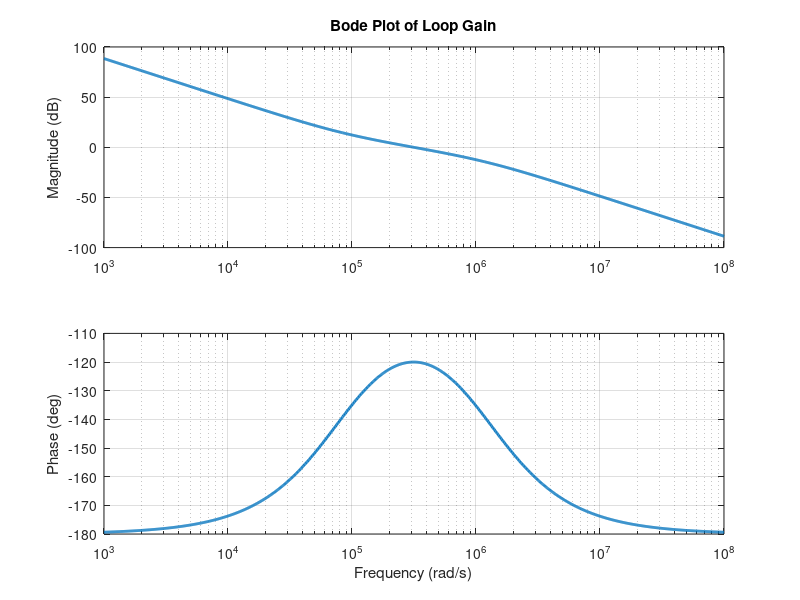
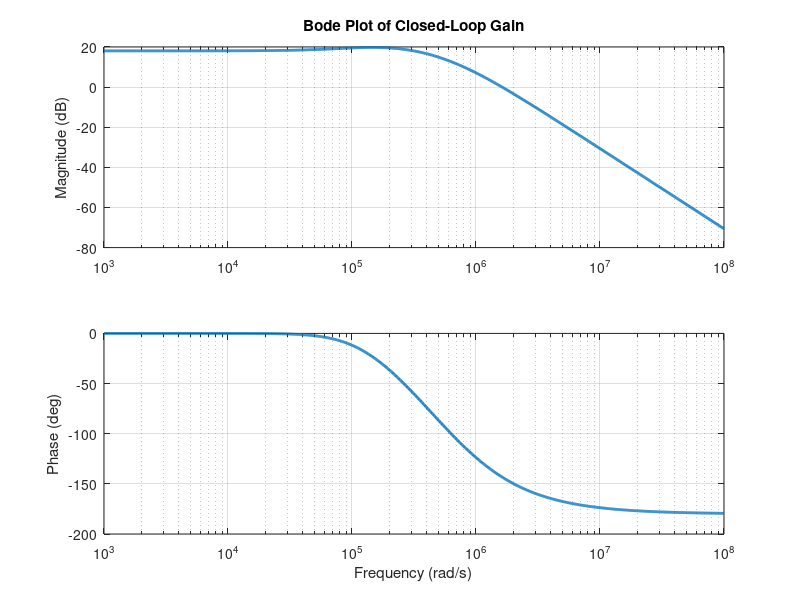
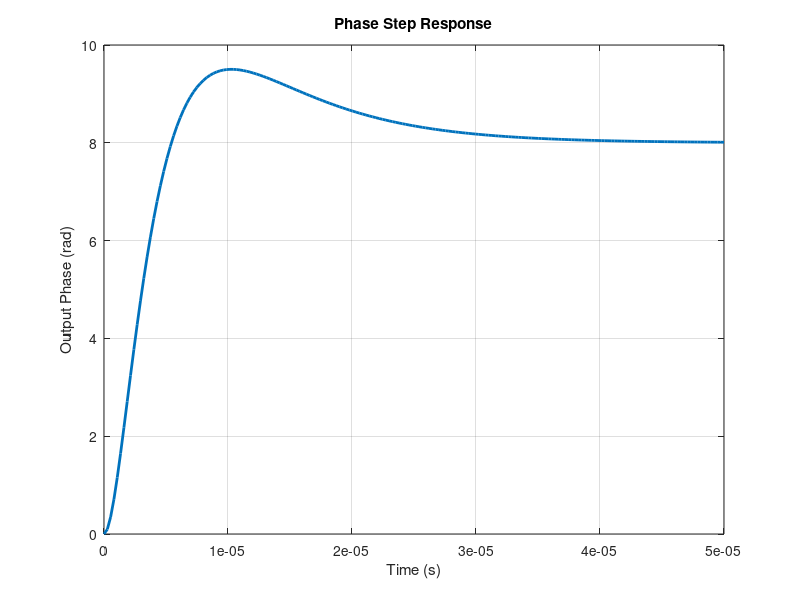
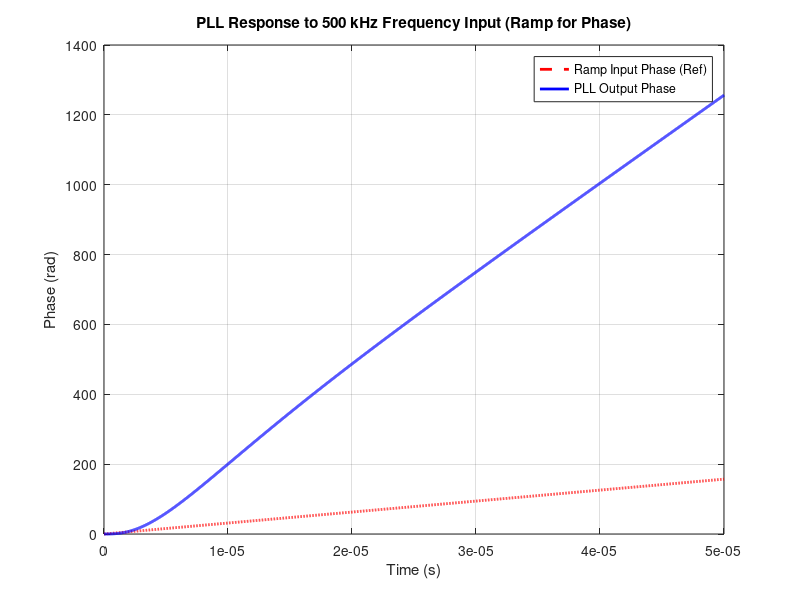

Source code (MATLAB) for these figures, in order:
clear all 
clc

s = tf('s');  

% Constants
Icp = 100e-6;              
Kvco = 451.38e6;

%filter (2nd order)
R1 = 376.98;               
C1 = 31.52e-9;             
C2 = 2.438e-9;             
N = 8;                     


H_cp = Icp / (2*pi);                 

%filter transfer function (2nd order)
LPF = (1 + s*R1*C1) / (s^2 * R1 * C1 * C2 + s * (C1 + C2));

% VCO transfer function
H_vco = Kvco / s;

% Loop Gain
T = (1/N) * H_cp * H_vco * LPF;

% Closed Loop Gain 
G = N * T / (1 + T);



% Bode plot of loop gain
figure(1)
[mag, phase, w] = bode(T);
mag = squeeze(mag);
phase = squeeze(phase);
w = squeeze(w);
subplot(2,1,1)
semilogx(w, 20*log10(mag), 'LineWidth', 2);
ylabel('Magnitude (dB)');
grid on;
title('Bode Plot of Loop Gain');

subplot(2,1,2)
semilogx(w, phase, 'LineWidth', 2);
xlabel('Frequency (rad/s)');
ylabel('Phase (deg)');
grid on;

% Bode plot of closed-loop gain
figure(2)
[mag, phase, w] = bode(G);
mag = squeeze(mag);
phase = squeeze(phase);
w = squeeze(w);
subplot(2,1,1)
semilogx(w, 20*log10(mag), 'LineWidth', 2);
ylabel('Magnitude (dB)');
grid on;
title('Bode Plot of Closed-Loop Gain');

subplot(2,1,2)
semilogx(w, phase, 'LineWidth', 2);
xlabel('Frequency (rad/s)');
ylabel('Phase (deg)');
grid on;

% Phase Step Response
figure(3)
[y_step, t_step] = step(G);
plot(t_step, y_step, 'LineWidth', 2);
grid on;
xlabel('Time (s)');
ylabel('Output Phase (rad)');
title('Phase Step Response');

% Ramp input: freq offset = 500kHz
t = 0:1e-8:0.5e-4;                    % simulate 100 µs
freq_offset = 2*pi*500e3;          % 500 kHz in rad/s
ramp_input = freq_offset * t;      % ramp phase input

% Ramp response (simulate PLL output freq)
[y_ramp, ~] = lsim(G, ramp_input, t);

% Plot both input and output for ramp respnose
figure(4)
plot(t, ramp_input, 'r--', 'LineWidth', 2);         % Ramp input (reference phase)
hold on;
plot(t, y_ramp, 'b', 'LineWidth', 2);               % PLL output phase
hold off;
xlabel('Time (s)');
ylabel('Phase (rad)');
legend('Ramp Input Phase (Ref)', 'PLL Output Phase');
title('PLL Response to 500 kHz Frequency Input (Ramp for Phase)');
grid on;
